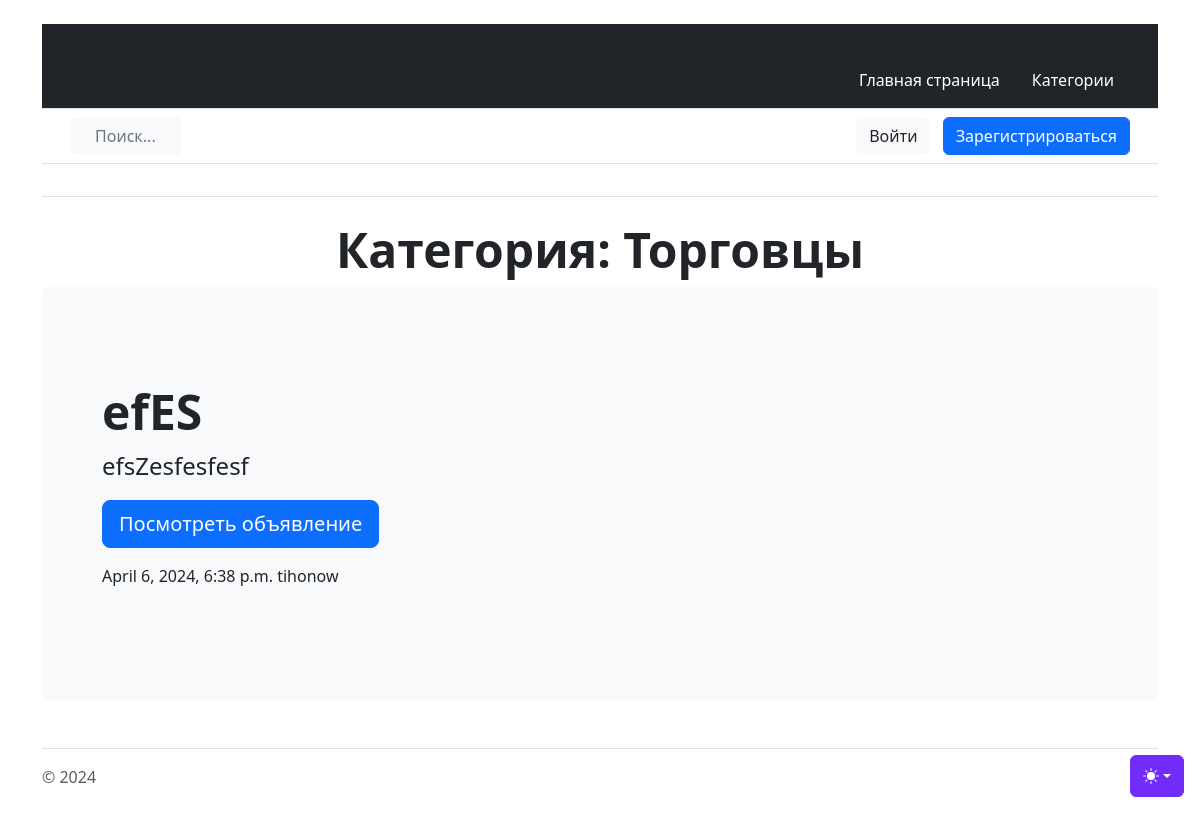
Page /products/category/4 on the earlier database version.
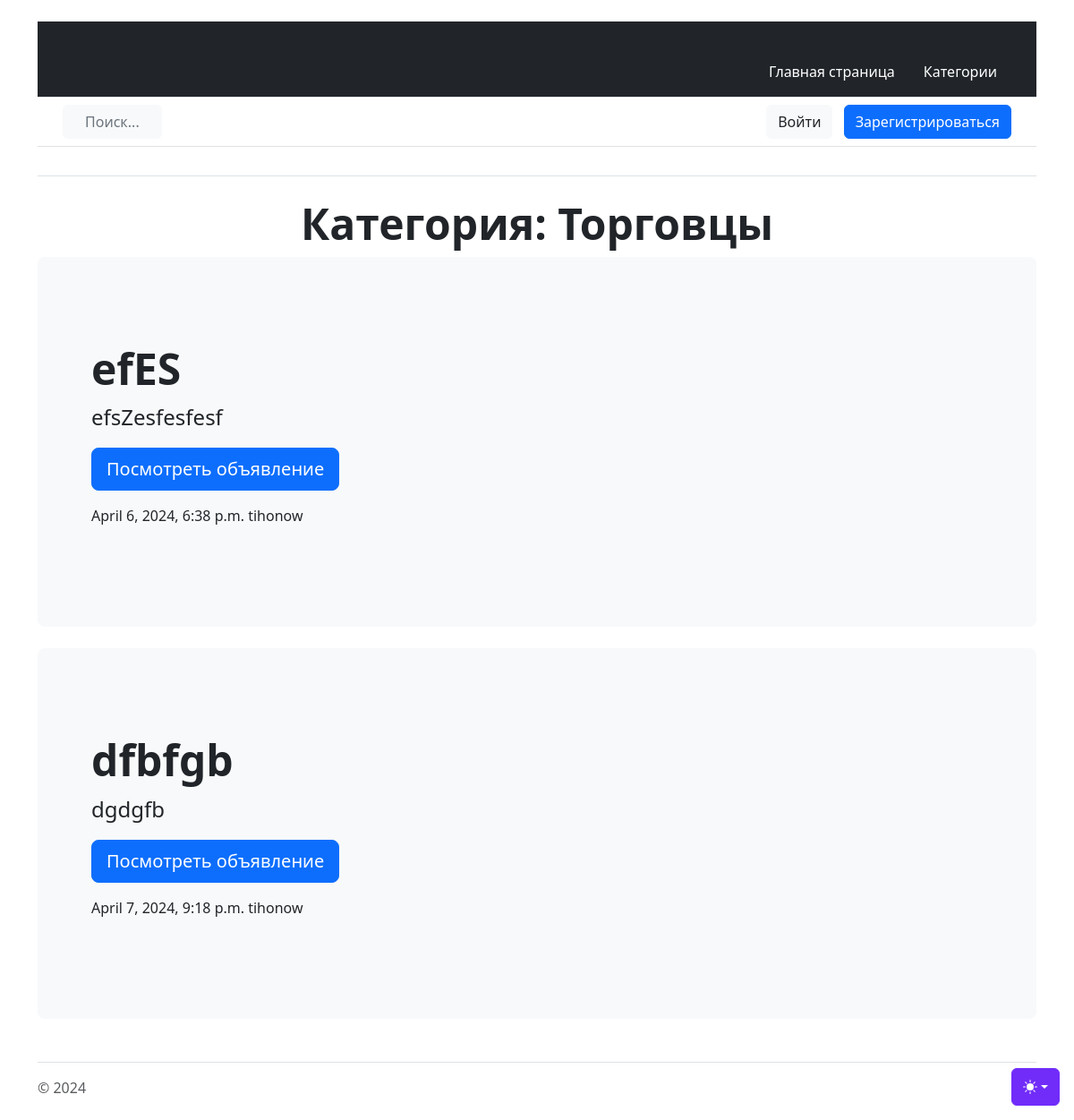
Same page on the later database version.
### products/models.py (models this page shows, shortened)
class Category(models.Model):
    name = models.CharField(max_length=255)

class Ad(models.Model):
    title = models.TextField()
    description = models.TextField()
    content = RichTextUploadingField()
    published_date = models.DateTimeField(auto_now_add=True)
    author = models.ForeignKey(Author, on_delete=models.CASCADE)
    category = models.ManyToManyField(Category, through='AdCategory')

class Author(models.Model):
    user = models.OneToOneField(User, on_delete=models.CASCADE)

### accounts/models.py (models this page shows)
class User(AbstractUser):
    code = models.CharField(max_length=15, blank=True, null=True)

### products/views.py (the view)
# urls.py: path('category/<int:pk>', show_category, name='show_cat'),  # список объявлений выбранной категории
def show_category(request, pk):
    category = Category.objects.filter(pk=pk)
    ads = Ad.objects.filter(category=pk)
    return render(request, 'category_ads.html', {'category_ads': ads, 'category': category})

### templates/category_ads.html (shortened to what this page needs)
{% extends 'flatpages/default.html' %}
{% load custom_tags %}
{% block content %}
    <h1 class="display-5 fw-bold  text-sm-center ">Категория: {% for name in category %} {{ name.name }} {% endfor %}</h1>
    {% if category_ads %}
        {% for ad_list in category_ads %}
            <div class="p-5 mb-4 bg-body-tertiary rounded-3">
                <div class="container-fluid py-5">
                    <h1 class="display-5 fw-bold">{{ ad_list.title }}</h1>
                    <p class="col-md-8 fs-4">{{ ad_list.description }}</p>
                    <a href="{% url 'ad_detail' ad_list.pk %}">
                    <button class="btn btn-primary btn-lg" type="button">Посмотреть объявление</button></a>
                    <p>{{ ad_list.published_date }} {{ ad_list.author.user.username }}</p>
                </div>
            </div>
        {% endfor %}
    {% else %}
        <h3 class="display-5  text-sm-center">Объявлений нет</h3>
    {% endif %}
{% endblock content %}

Differences in the rows shown:
added Ad: title "dfbfgb", description "dgdgfb", published_date "April 7, 2024, 9:18 p.m.", author.user.username "tihonow"
